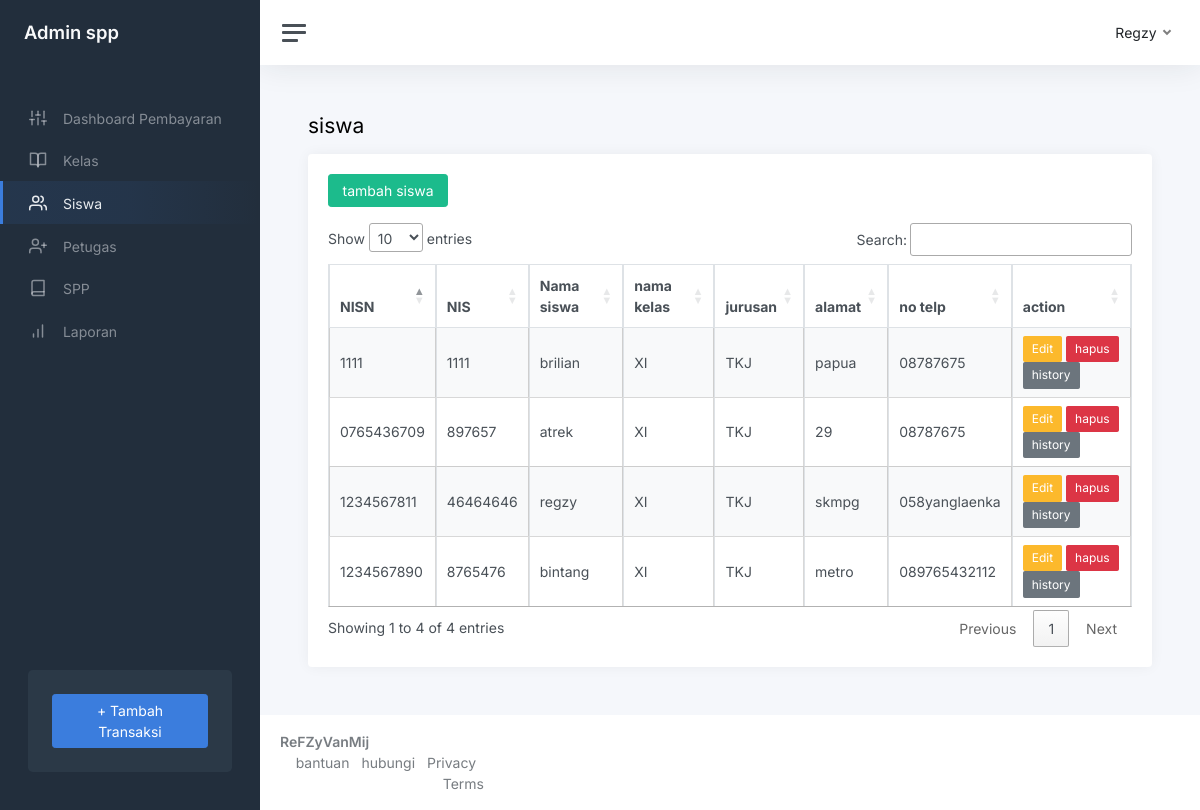
/index.php?page=siswa (signed in), run on the app's committed database.
### tables this page shows
CREATE TABLE `siswa` (
  `nisn` char(10) NOT NULL,
  `nis` char(8) NOT NULL,
  `nama` varchar(35) NOT NULL,
  `id_kelas` int(11) NOT NULL,
  `alamat` text NOT NULL,
  `no_telp` varchar(13) NOT NULL,
  `password` varchar(32) NOT NULL
);

CREATE TABLE `kelas` (
  `id_kelas` int(11) NOT NULL,
  `nama_kelas` varchar(10) NOT NULL,
  `kompetensi_keahlian` varchar(50) NOT NULL
);

### siswa.php (the view, shortened to what this page needs)
<h1 class="h3 mb-3"><strong></strong>siswa</h1>
<div class="row">
    <div class="col-12">
        <div class="card flex-fill">
            <div class="card-body">
                <?php
                if (!empty($_SESSION['petugas']['level'] == 'admin')) {
                ?>
                    <button type="button" class="btn btn-success mb-3" data-bs-toggle="modal" data-bs-target="#tambahsiswa">
                        tambah siswa
                    </button>
                <?php
                }
                ?>
                <table class=" table table-bordered table-striped table-hover cell-border" id="siswa">
                    <thead>
                        <tr>
                            <th>NISN</th>
                            <th>NIS</th>
                            <th>Nama siswa</th>
                            <th>nama kelas</th>
                            <th>jurusan</th>
                            <th>alamat</th>
                            <th>no telp</th>
                            <th>action</th>
                        </tr>
                    </thead>
                    <tbody>
                        <?php
                        if (isset($_POST['siswa'])) {
                            $siswa = $_POST['siswa'];
                            $query = mysqli_query($koneksi, "SELECT * FROM siswa INNER JOIN kelas ON siswa.id_kelas=kelas.id_kelas WHERE nama_kelas= '$kelas' ");
                        } else {
                            $query = mysqli_query($koneksi, "SELECT * FROM siswa INNER JOIN kelas ON siswa.id_kelas=kelas.id_kelas  ");
                        }
                        while ($data = mysqli_fetch_array($query)) {
                        ?>
                            <tr>
                                <td><?php echo $data['nisn'] ?></td>
                                <td><?php echo $data['nis'] ?></td>
                                <td><?php echo $data['nama'] ?></td>
                                <td><?php echo $data['nama_kelas'] ?></td>
                                <td><?php echo $data['kompetensi_keahlian'] ?></td>
                                <td><?php echo $data['alamat'] ?></td>
                                <td><?php echo $data['no_telp'] ?></td>
                                <td>
                                    <?php
                                    if (!empty($_SESSION['petugas']['level'] == 'admin')) {
                                    ?>
                                        <button type="button" class="btn btn-warning btn-sm" data-bs-toggle="modal" data-bs-target="#editsiswa<?php echo $data['nisn'] ?>">
                                            Edit
                                        </button>
                                        <button type="button" class="btn btn-danger btn-sm" data-bs-toggle="modal" data-bs-target="#hapussiswa<?php echo $data['nisn'] ?>">
                                            hapus
                                        </button>
                                        <a href="?page=history&id=<?php echo $data['nisn'] ?>" class="btn btn-secondary btn-sm">history</a>
                                    <?php
                                    } else {
                                    ?>
                                        <a href="?page=history&id=<?php echo $data['nisn'] ?>" class="btn btn-secondary btn-sm">history</a>
                                    <?php
                                    }
                                    ?>
                                </td>
                            </tr>
                        <?php
                        }
                        ?>
                    </tbody>
                </table>
            </div>
        </div>
    </div>
</div>

### index.php (shortened to what this page needs)
<!DOCTYPE html>
<html lang="en">
<head>
	<link rel="stylesheet" href="https://cdnjs.cloudflare.com/ajax/libs/twitter-bootstrap/4.5.2/css/bootstrap.min.css" />
		<?php
		$page = isset($_GET['page']) ? $_GET['page'] : '';
		?>
	<link rel="stylesheet" href="//cdn.datatables.net/1.13.6/css/jquery.dataTables.min.css">
	<link href="css/app.css" rel="stylesheet">
</head>
<body>
	<div class="wrapper">
		<nav id="sidebar" class="sidebar js-sidebar">
			<div class="sidebar-content js-simplebar">
				<a class="sidebar-brand" href="index.html">
					<span class="align-middle">Admin spp</span>
				</a>
				<?php
				if (!empty($_SESSION['petugas']['level']) && !empty($_SESSION['petugas']['level'] == 'admin')) {
				?>
					<ul class="sidebar-nav">
						<li class="sidebar-header"></li>
						<li class="sidebar-item
					<?php
					if (empty($_GET['page'])) {
						echo 'active';
					}
					?>
					">
							<a class="sidebar-link" href="index.php">
								<i class="align-middle" data-feather="sliders"></i> <span class="align-middle">Dashboard Pembayaran</span>
							</a>
						</li>
						<li class="sidebar-item
					<?php
					if ($page == 'kelas' || $page == 'tambah-kelas' || $page == 'edit-kelas') {
						echo 'active';
					}
					?>
					">
							<a class="sidebar-link" href="?page=kelas">
								<i class="align-middle" data-feather="book-open"></i> <span class="align-middle">Kelas</span>
							</a>
						</li>
						<li class="sidebar-item
					<?php
					if ($page == 'siswa' || $page == 'tambah-siswa' || $page == 'edit-siswa') {
						echo 'active';
					}
					?>
					">
							<a class="sidebar-link" href="?page=siswa">
								<i class="align-middle" data-feather="users"></i> <span class="align-middle">Siswa</span>
							</a>
						</li>
						<li class="sidebar-item
					<?php
					if ($page == 'petugas'  || $page == 'tambah-petugas' || $page == 'edit-petugas') {
						echo 'active';
					}
					?>
					">
							<a class="sidebar-link" href="?page=petugas">
								<i class="align-middle" data-feather="user-plus"></i> <span class="align-middle">Petugas</span>
							</a>
						</li>
						<li class="sidebar-item
					<?php
					if ($page == 'spp'  || $page == 'tambah-spp' || $page == 'edit-spp') {
						echo 'active';
					}
					?>
					">
							<a class="sidebar-link" href="?page=spp">
								<i class="align-middle" data-feather="book"></i> <span class="align-middle">SPP</span>
							</a>
						</li>
						<li class="sidebar-item
					<?php
					if ($page == 'laporan') {
						echo 'active';
					}
					?>
					">
							<a class="sidebar-link" href="?page=laporan">
								<i class="align-middle" data-feather="bar-chart"></i> <span class="align-middle">Laporan</span>
							</a>
						</li>
					</ul>
					<div class="sidebar-cta">
						<div class="sidebar-cta-content">
							<div class="d-grid">
								<button class="btn btn-primary" data-bs-toggle="modal" data-bs-target="#tambahpembayaran">+ Tambah Transaksi</button>
							</div>
						</div>
					</div>
					<?php
				}
					?>
			</div>
		</nav>
		<div class="main">
			<nav class="navbar navbar-expand navbar-light navbar-bg">
				<a class="sidebar-toggle js-sidebar-toggle">
					<i class="hamburger align-self-center"></i>
				</a>
				<div class="navbar-collapse collapse">
					<ul class="navbar-nav navbar-align">
						<li class="nav-item dropdown">
							<a class="nav-link dropdown-toggle d-none d-sm-inline-block" href="#" data-bs-toggle="dropdown">
								<span class="text-dark">
									<?php
									if (!empty($_SESSION['petugas']['level'])) {
										echo $_SESSION['petugas']['nama_petugas'];
									} else {
										echo $_SESSION['petugas']['nama'];
									}
									?>
								</span>
							</a>
						</li>
					</ul>
				</div>
			</nav>
			<main class="content">
				<div class="container-fluid p-0">
					<?php
					$page = isset($_GET['page']) ? $_GET['page'] : 'dashboard';
					include $page . '.php';
					?>
				</div>
			</main>
			<footer class="footer">
				<div class="container-fluid">
					<div class="row text-muted">
						<div class="col-6 text-start">
							<p class="mb-0">
								<a class="text-muted" href="https://www.instagram.com/refzyvanmij/" target="_blank"><strong>ReFZyVanMij</strong></a>
							<div class="col-6 text-end">
								<ul class="list-inline">
									<li class="list-inline-item">
										<a class="text-muted" href="https://www.google.com/" target="_blank">bantuan</a>
									</li>
									<li class="list-inline-item">
										<a class="text-muted" href="https://www.instagram.com/jokowi/?hl=en" target="_blank">hubungi</a>
									</li>
									<li class="list-inline-item">
										<a class="text-muted" href="https://www.instagram.com/jadihacker.id/?hl=en" target="_blank">Privacy</a>
									</li>
									<li class="list-inline-item">
										<a class="text-muted" href="https://adminkit.io/" target="_blank">Terms</a>
									</li>
								</ul>
							</div>
						</div>
					</div>
			</footer>
		</div>
	</div>
</body>
</html>

### data on the page
siswa: nisn "0765436709", nis "897657", nama "atrek", id_kelas.nama_kelas "XI", id_kelas.kompetensi_keahlian "TKJ", alamat "29", no_telp "08787675"
siswa: nisn "1111", nis "1111", nama "brilian", id_kelas.nama_kelas "XI", id_kelas.kompetensi_keahlian "TKJ", alamat "papua", no_telp "08787675"
siswa: nisn "1234567811", nis "46464646", nama "regzy", id_kelas.nama_kelas "XI", id_kelas.kompetensi_keahlian "TKJ", alamat "skmpg", no_telp "058yanglaenka"
siswa: nisn "1234567890", nis "8765476", nama "bintang", id_kelas.nama_kelas "XI", id_kelas.kompetensi_keahlian "TKJ", alamat "metro", no_telp "089765432112"

### other printed values
$_SESSION['petugas']['nama_petugas'] "Regzy"
